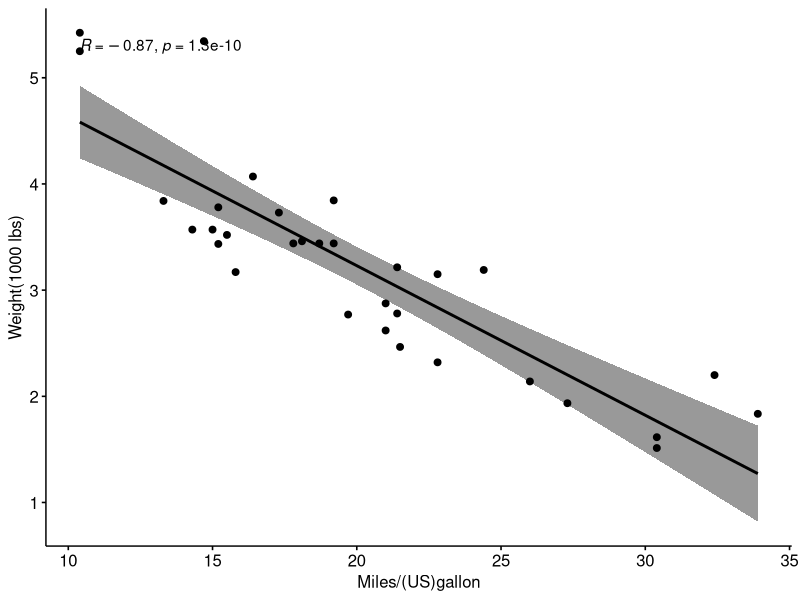

This chart was generated by the following R code:
#author gary, aug 25, 2021, purpose: to calculate correlation coefficient value
 
#loading the library

library("ggpubr")

#reading some sample data

my_data <- mtcars
my_data

#Get a correlation value between "mpg" and "wt" and plot the distribution

ggscatter(my_data, x = "mpg", y = "wt", add = "reg.line", conf.int = TRUE, cor.coef = TRUE, cor.method = "pearson", xlab = "Miles/(US)gallon", ylab = "Weight(1000 lbs)")

#use cor.test function to calculate correlation value without plotting

res <- cor.test(my_data$wt, my_data$mpg, method = "pearson")

res2 <- cor.test(my_data$wt, my_data$mpg, method = "spearman")

my_data$wt